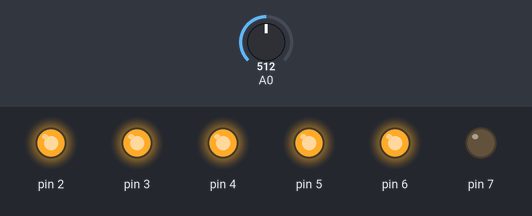
Bench run of a sketch on a simulated Arduino Uno, built with avr-gcc and run on an emulated ATmega328P. Parts: output pins drawn as LEDs (lit = HIGH). The inputs (shaded band) are chosen by the test bench; at power-on: A0 = 512. What the sketch prints to the serial monitor is not drawn.

Above: at 0.1 s.
Timing chart, 0 to 1.6 s (numbered marks = the images above):
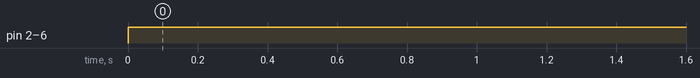

The sketch:

sketch_jun5a.ino
```cpp
int water = 0;
void setup (){
  Serial.begin(9600);
  pinMode(A0, INPUT);
  pinMode(2, OUTPUT);
  pinMode(3, OUTPUT);
  pinMode(4, OUTPUT);
  pinMode(5, OUTPUT);
  pinMode(6, OUTPUT);
  pinMode(7, OUTPUT);
}
void loop()
{
  water = analogRead(A0);
  Serial.println(water);
  if (water > 105) {
    digitalWrite(2, HIGH);
  }
  if (water > 205) {
    digitalWrite(3, HIGH);
  }
  if (water > 305) {
    digitalWrite(4, HIGH);
  }
  if (water > 405) {
    digitalWrite(5, HIGH);
  }
  if (water > 505) {
    digitalWrite(6, HIGH);
  }
  if (water <= 505)
  delay(50);
}
```

Measured:
- by itself, pin 2–6: LOW → HIGH at 0.00 s
